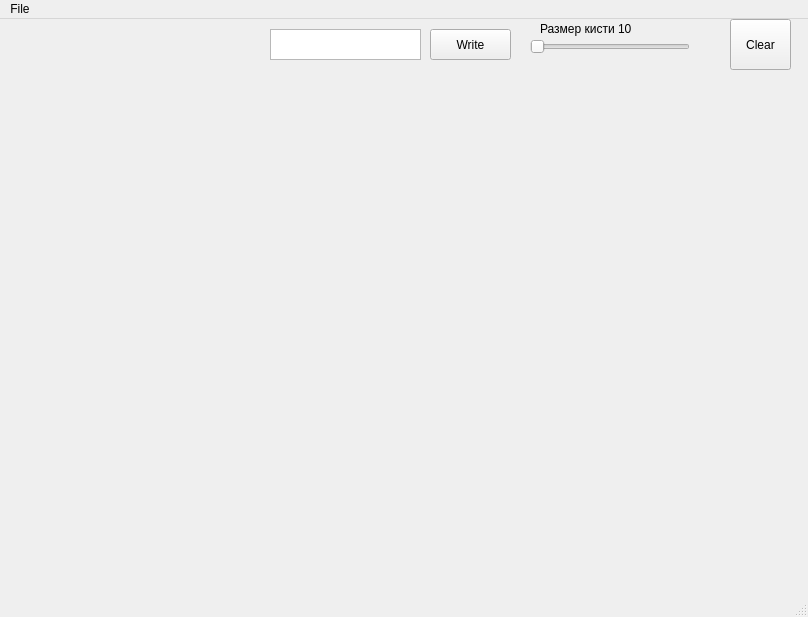
<?xml version="1.0" encoding="UTF-8"?>
<ui version="4.0">
 <class>MainWindow</class>
 <widget class="QMainWindow" name="MainWindow">
  <property name="enabled">
   <bool>true</bool>
  </property>
  <property name="geometry">
   <rect>
    <x>0</x>
    <y>0</y>
    <width>808</width>
    <height>617</height>
   </rect>
  </property>
  <property name="mouseTracking">
   <bool>true</bool>
  </property>
  <property name="tabletTracking">
   <bool>true</bool>
  </property>
  <property name="windowTitle">
   <string>MainWindow</string>
  </property>
  <property name="windowOpacity">
   <double>1.000000000000000</double>
  </property>
  <widget class="QWidget" name="centralwidget">
   <widget class="QPushButton" name="ClearButton">
    <property name="geometry">
     <rect>
      <x>730</x>
      <y>0</y>
      <width>61</width>
      <height>51</height>
     </rect>
    </property>
    <property name="text">
     <string>Clear</string>
    </property>
   </widget>
   <widget class="QSlider" name="brushSizeSlider">
    <property name="geometry">
     <rect>
      <x>530</x>
      <y>20</y>
      <width>160</width>
      <height>16</height>
     </rect>
    </property>
    <property name="minimum">
     <number>2</number>
    </property>
    <property name="maximum">
     <number>15</number>
    </property>
    <property name="orientation">
     <enum>Qt::Horizontal</enum>
    </property>
   </widget>
   <widget class="QLabel" name="brushSizeLabel">
    <property name="geometry">
     <rect>
      <x>540</x>
      <y>0</y>
      <width>131</width>
      <height>20</height>
     </rect>
    </property>
    <property name="text">
     <string>Размер кисти 10</string>
    </property>
   </widget>
   <widget class="QPushButton" name="writeToBaseButton">
    <property name="geometry">
     <rect>
      <x>430</x>
      <y>10</y>
      <width>81</width>
      <height>31</height>
     </rect>
    </property>
    <property name="text">
     <string>Write</string>
    </property>
   </widget>
   <widget class="QTextEdit" name="fileNameTextEdit">
    <property name="geometry">
     <rect>
      <x>270</x>
      <y>10</y>
      <width>151</width>
      <height>31</height>
     </rect>
    </property>
   </widget>
  </widget>
  <widget class="QMenuBar" name="menubar">
   <property name="geometry">
    <rect>
     <x>0</x>
     <y>0</y>
     <width>808</width>
     <height>22</height>
    </rect>
   </property>
   <widget class="QMenu" name="menuClear">
    <property name="title">
     <string>File</string>
    </property>
    <addaction name="ClearAction"/>
   </widget>
   <addaction name="menuClear"/>
  </widget>
  <widget class="QStatusBar" name="statusbar"/>
  <action name="ClearAction">
   <property name="text">
    <string>Clear</string>
   </property>
  </action>
  <action name="action_2">
   <property name="text">
    <string>Цвет</string>
   </property>
  </action>
  <action name="action2">
   <property name="text">
    <string>2</string>
   </property>
  </action>
  <action name="action3">
   <property name="text">
    <string>3</string>
   </property>
  </action>
  <action name="action4">
   <property name="text">
    <string>4</string>
   </property>
  </action>
  <action name="action5">
   <property name="text">
    <string>5</string>
   </property>
  </action>
  <action name="action6">
   <property name="text">
    <string>6</string>
   </property>
  </action>
  <action name="action7">
   <property name="text">
    <string>7</string>
   </property>
  </action>
 </widget>
 <resources/>
 <connections/>
</ui>
